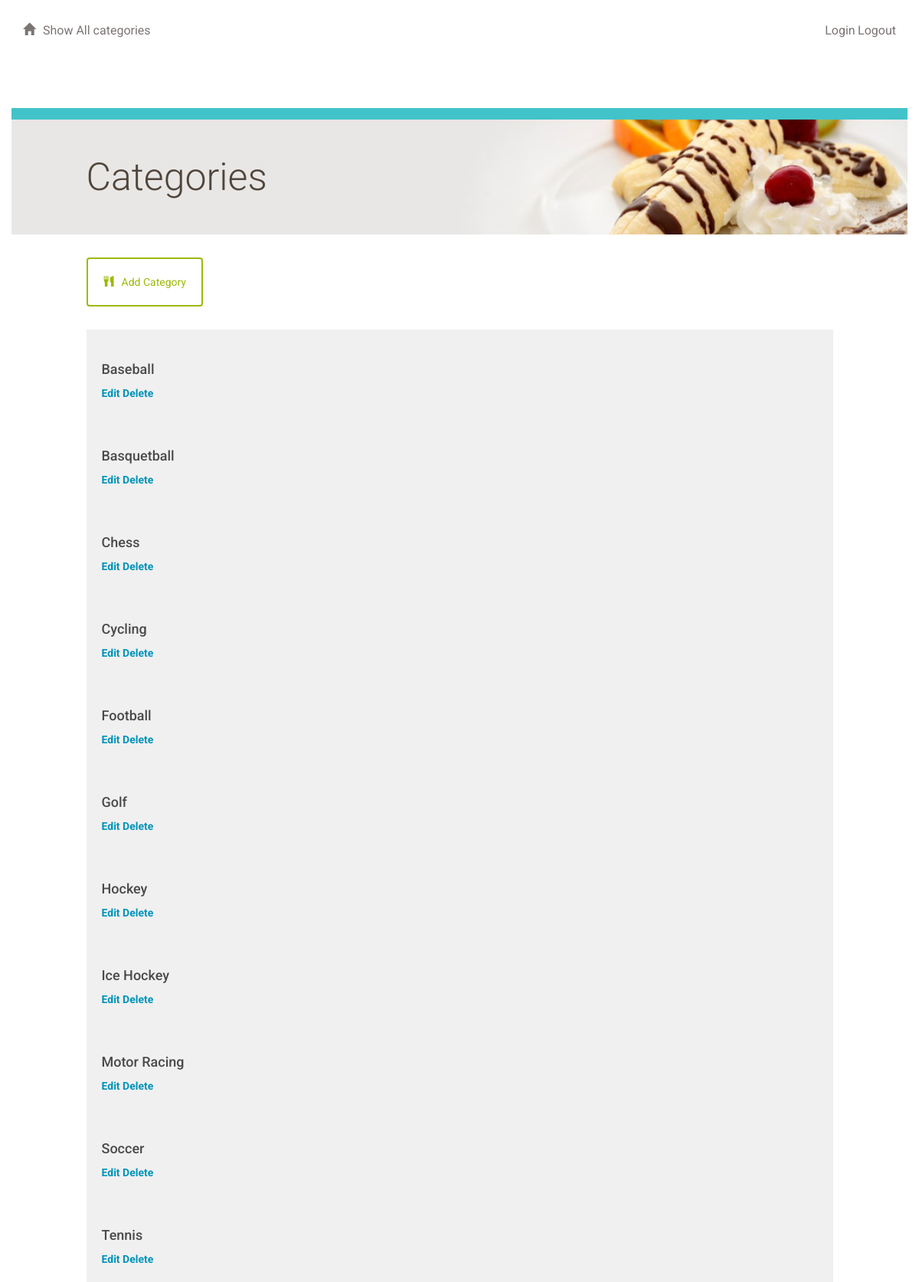
/catalog, run on the app's committed database.
### database_setup.py (models this page shows)
class Category(Base):
    __tablename__ = 'category'
    id = Column(Integer, primary_key=True)
    name = Column(String(250), nullable=False)
    user_id = Column(Integer,ForeignKey('user.id'))
    user = relationship(User)

### application.py (the view)
@app.route('/')
@app.route('/catalog', methods=['GET', 'POST'])
def showCategories():
    categories = session.query(Category).order_by(Category.name)
    return render_template('categories.html', categories=categories)

### templates/categories.html
{% extends "main.html" %}
{% block content %}
{% include "header.html" %}
	<div class="row top-menu">
		<div class="col-md-10"></div>
		<div class="col-md-2 text-right">
					</div>
	</div>
	<div class="row divider blue">
		<div class="col-md-12"></div>
	</div>
	<div class="row banner main">
		<div class="col-md-1"></div>
		<div class="col-md-11 padding-none">
			<h1>Categories</h1>
		</div>
	</div>
	<div class="row padding-top padding-bottom">
		<div class="col-md-1"></div>
		<div class="col-md-10 padding-none">
			<a href="{{url_for('newCategory')}}">
				<button class="btn btn-default" id="new-restaurant">
					<span class="glyphicon glyphicon-cutlery" aria-hidden="true"></span>Add Category
				</button>
			</a>
		</div>
		<div class="col-md-1"></div>
	</div>
	{% for category in categories %}
		<a href = "{{url_for('showItems',category_name=category.name)}}">
			<div class="row">
				<div class="col-md-1"></div>
					<div class="col-md-10 restaurant-list">
						<h3>{{category.name}}</h3>
						<a href = '{{url_for('editCategory', category_name=category.name)}}'> Edit  </a>
						<a href = '{{url_for('deleteCategory', category_name=category.name)}}'> Delete  </a>
					</div>
				<div class="col-md-1"></div>
			</div>
		</a>
	{% endfor %}
{% endblock %}

### templates/main.html (shortened to what this page needs)
<!DOCTYPE html>
<html lang="en">
	<head>
		<link rel="stylesheet" href="//netdna.bootstrapcdn.com/bootstrap/3.1.1/css/bootstrap.min.css">
		<link rel=stylesheet type=text/css href="{{ url_for('static', filename='styles.css') }}">
	</head>
	<body>
		<div class="container">
			{% block content %}
			{% endblock %}
		</div>
	</body>
</html>

### templates/header.html
<div class="row top-menu">
	<div class="col-md-6">
		<a href="{{url_for('showCategories')}}">
			<span class="glyphicon glyphicon-home" aria-hidden="true"></span>Show All categories
		</a>
	</div>
	<div class="col-md-6 text-right">
					<a href = '{{url_for('showLogin')}}''>Login</a>
					<a href = '{{url_for('disconnect')}}''>Logout</a>
	</div>
</div>

### static/styles.css (style rules this page uses)
* { font-family: "Helvetica Neue Bold", Roboto, Helvetica, Arial, sans-serif; font-weight: 700; }
h1 { font-family: "Helvetica Neue Light", Roboto, Helvetica, Arial, sans-serif; font-size: 50px; color: #51453B; line-height: 60px; font-weight: 300; }
h3 { font-size: 18px; color: #4A4A4A; line-height: 23px; }
a { font-size: 14px; color: #0093B9; line-height: 17px; }
.padding-top { padding-top: 30px; }
.padding-bottom { padding-bottom: 30px; }
.padding-none { padding: 0; }
.btn { padding: 20px; margin: 0; border-color: #9FB80A; border-width: 2px; color: #9FB80A;; }
.glyphicon { margin-right: 10px; }
.top-menu { padding-top: 30px; padding-bottom: 30px; }
.top-menu a { margin-bottom: 0; line-height: 16px; font-size: 16px; color: #7B7573; font-weight: 400; }
.divider { height: 15px; }
.divider.blue { background-color: #42C3C9; }
.banner.main { height: 150px; background: url("/static/top-banner.jpg"); background-position: right; background-repeat: no-repeat; background-size: cover; }
.banner h1 { margin: 45px 0; }
.restaurant-list { background-color: #F0F0F0; padding: 20px; u }

### data on the page
Category: name "Baseball"
Category: name "Basquetball"
Category: name "Chess"
Category: name "Cycling"
Category: name "Football"
Category: name "Golf"
Category: name "Hockey"
Category: name "Ice Hockey"
Category: name "Motor Racing"
Category: name "Soccer"
Category: name "Tennis"
